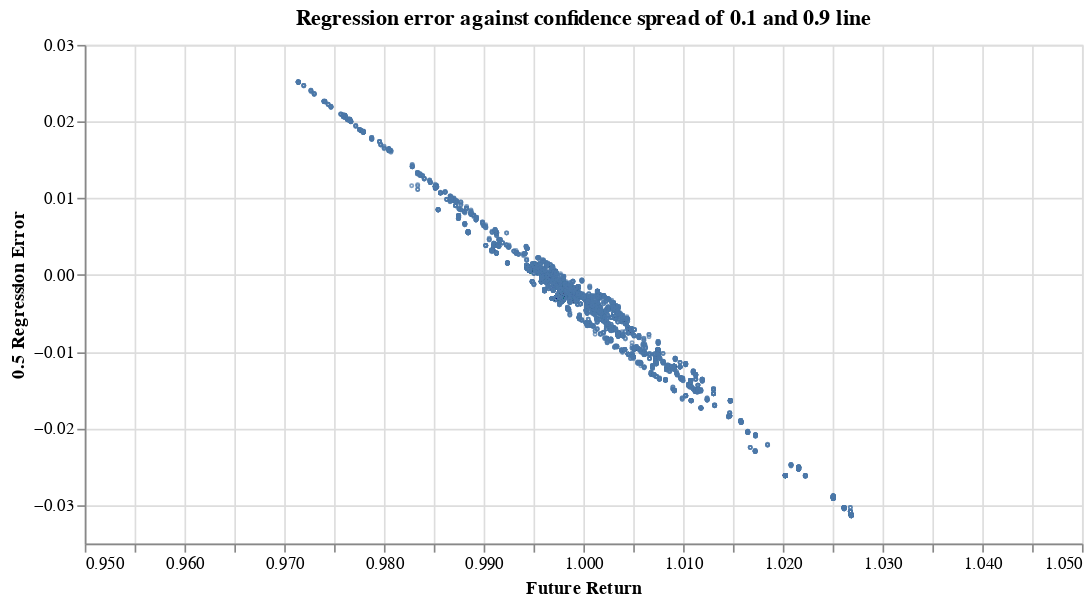

Here is the notebook cell this chart was saved with:
### Markdown cell above
How does the error correlate significant high return events?

### Code cell
alt.Chart.from_dict({
  "$schema": "https://vega.github.io/schema/vega-lite/v4.json",
  "width": 600,
    "title": "Future Return against Regression Error. Ideally a horizontal line thinning out on ends.",
  "data": {
    "values": df[["Loss", "label"]].sample(1000).to_dict('records')
  },
  "mark": {
      "type": "point", 
      "size": 1,  
  },
  "encoding": {
    "x": {"field": "label", "type": "quantitative", "title": "Future Return", "scale": {"domain": [0.95, 1.05]}},
    "y": {"field": "Loss", "type": "quantitative", "title": "0.5 Regression Error"},
  },
})

### Figure 1 — Vega-Lite specification as saved in the notebook (floating-point values rounded to 4 significant figures; data arrays with more than 128 entries replaced by an {"elided": "..."} marker saying what was removed)
{"config": {"view": {"continuousWidth": 400, "continuousHeight": 300}}, "data": {"name": "data-756bc97a1528301ca4a0614f39d7e201"}, "mark": {"type": "point", "size": 1}, "description": "Ideally error towards zero with lower spread", "encoding": {"x": {"field": "label", "scale": {"domain": [0.95, 1.05]}, "title": "Future Return", "type": "quantitative"}, "y": {"field": "Loss", "title": "0.5 Regression Error", "type": "quantitative"}}, "title": "Regression error against confidence spread of 0.1 and 0.9 line", "width": 600, "$schema": "https://vega.github.io/schema/vega-lite/v4.json", "datasets": {"data-756bc97a1528301ca4a0614f39d7e201": {"elided": "6547 records"}}}
